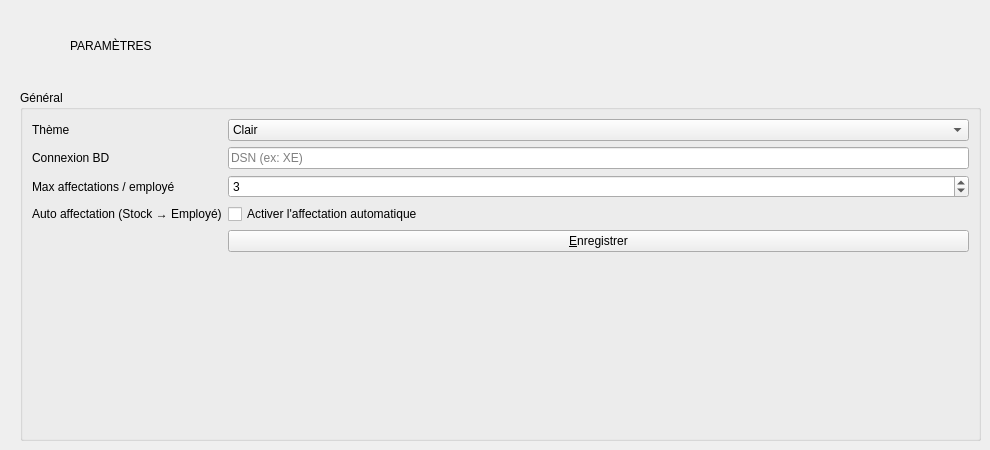
        <widget class="QWidget" name="module7">
         <widget class="QLabel" name="label_settings_title">
          <property name="geometry">
           <rect>
            <x>70</x>
            <y>30</y>
            <width>351</width>
            <height>31</height>
           </rect>
          </property>
          <property name="text">
           <string>PARAMÈTRES</string>
          </property>
         </widget>
         <widget class="QToolButton" name="module7Icon">
          <property name="geometry">
           <rect>
            <x>370</x>
            <y>20</y>
            <width>51</width>
            <height>51</height>
           </rect>
          </property>
          <property name="toolTip">
           <string>Paramètres</string>
          </property>
          <property name="text">
           <string/>
          </property>
          <property name="icon">
           <iconset resource="img.qrc">
            <normaloff>:/img/settings.svg</normaloff>:/img/settings.svg</iconset>
          </property>
          <property name="iconSize">
           <size>
            <width>32</width>
            <height>32</height>
           </size>
          </property>
          <property name="autoRaise">
           <bool>true</bool>
          </property>
         </widget>
         <widget class="QGroupBox" name="settingsGroup">
          <property name="geometry">
           <rect>
            <x>20</x>
            <y>90</y>
            <width>961</width>
            <height>351</height>
           </rect>
          </property>
          <property name="title">
           <string>Général</string>
          </property>
          <layout class="QFormLayout" name="settingsForm">
           <item row="0" column="0">
            <widget class="QLabel" name="label_theme">
             <property name="text">
              <string>Thème</string>
             </property>
            </widget>
           </item>
           <item row="0" column="1">
            <widget class="QComboBox" name="settingsThemeCombo">
             <item>
              <property name="text">
               <string>Clair</string>
              </property>
             </item>
             <item>
              <property name="text">
               <string>Sombre</string>
              </property>
             </item>
            </widget>
           </item>
           <item row="1" column="0">
            <widget class="QLabel" name="label_db">
             <property name="text">
              <string>Connexion BD</string>
             </property>
            </widget>
           </item>
           <item row="1" column="1">
            <widget class="QLineEdit" name="settingsDbDsnEdit">
             <property name="placeholderText">
              <string>DSN (ex: XE)</string>
             </property>
            </widget>
           </item>
           <item row="2" column="0">
            <widget class="QLabel" name="label_max_aff">
             <property name="text">
              <string>Max affectations / employé</string>
             </property>
            </widget>
           </item>
           <item row="2" column="1">
            <widget class="QSpinBox" name="settingsMaxAffectationsSpin">
             <property name="minimum">
              <number>1</number>
             </property>
             <property name="maximum">
              <number>100</number>
             </property>
             <property name="value">
              <number>3</number>
             </property>
            </widget>
           </item>
           <item row="3" column="0">
            <widget class="QLabel" name="label_auto_aff_stock">
             <property name="text">
              <string>Auto affectation (Stock → Employé)</string>
             </property>
            </widget>
           </item>
           <item row="3" column="1">
            <widget class="QCheckBox" name="settingsAutoAssignCheck">
             <property name="toolTip">
              <string>Si activé, chaque nouveau stock affecte automatiquement un employé disponible à la série associée.</string>
             </property>
             <property name="text">
              <string>Activer l'affectation automatique</string>
             </property>
            </widget>
           </item>
           <item row="4" column="1">
            <widget class="QPushButton" name="settingsSaveBtn">
             <property name="toolTip">
              <string>Enregistrer les paramètres</string>
             </property>
             <property name="text">
              <string>&amp;Enregistrer</string>
             </property>
             <property name="icon">
              <iconset resource="img.qrc">
               <normaloff>:/img/export.svg</normaloff>:/img/export.svg</iconset>
             </property>
             <property name="iconSize">
              <size>
               <width>18</width>
               <height>18</height>
              </size>
             </property>
            </widget>
           </item>
          </layout>
         </widget>
        </widget>
